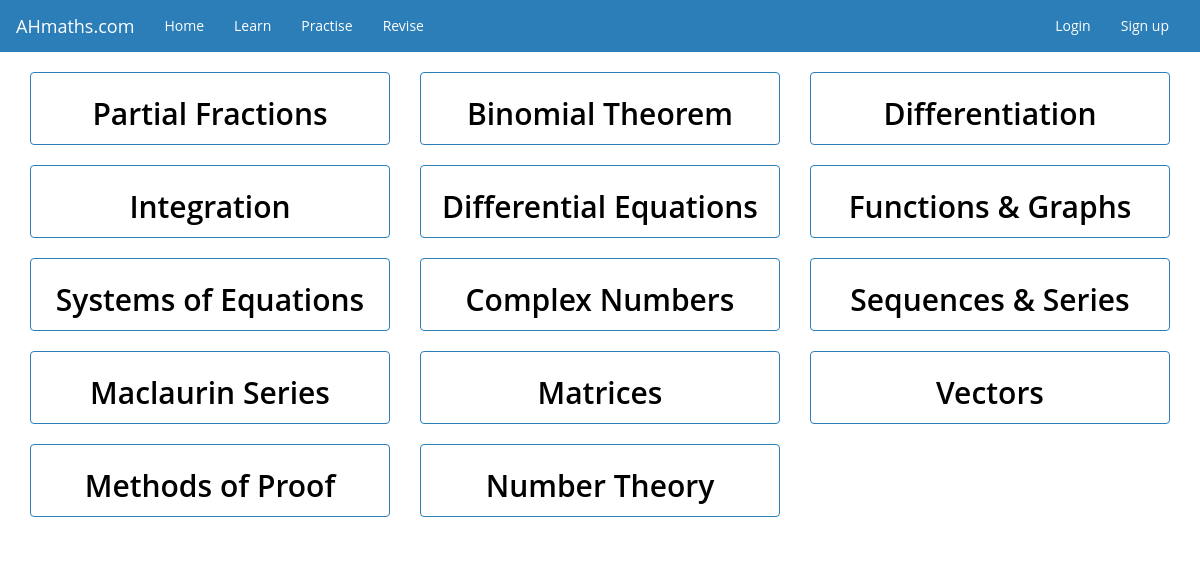
Page /learn on the committed database.
### ahmaths/models.py (models this page shows, shortened)
class Topic(db.Model):
    id = db.Column(db.Integer, primary_key=True)
    topic_id = db.Column(db.String(20), unique=True, nullable=False)
    topic_name = db.Column(db.String(120), unique=True, nullable=False)
    subtopics = db.relationship('Subtopic', backref='topic', lazy=True)

### ahmaths/routes.py (the view)
@app.route('/learn')
def learn():
    topics = Topic.query.all()
    return render_template('learn.html.j2', topics=topics, title='Learn')

### ahmaths/templates/learn.html.j2
{% extends 'layout.html.j2' %}
{% block content %}
  <div class="row selection text-center">
    {% for topic in topics %}
      <div class="col-sm-12 col-md-6 col-lg-4">
        <a class="thumbnail selection-element" href="{{ url_for('learn_topic', topic_id=topic.topic_id) }}">
          <h2>{{ topic.topic_name }}</h2>
        </a>
      </div>
    {% endfor %}
  </div>
{% endblock content %}

### rows in the picture
Topic: topic_name "Partial Fractions"
Topic: topic_name "Binomial Theorem"
Topic: topic_name "Differentiation"
Topic: topic_name "Integration"
Topic: topic_name "Differential Equations"
Topic: topic_name "Functions & Graphs"
Topic: topic_name "Systems of Equations"
Topic: topic_name "Complex Numbers"
Topic: topic_name "Sequences & Series"
Topic: topic_name "Maclaurin Series"
Topic: topic_name "Matrices"
Topic: topic_name "Vectors"
Topic: topic_name "Methods of Proof"
Topic: topic_name "Number Theory"
